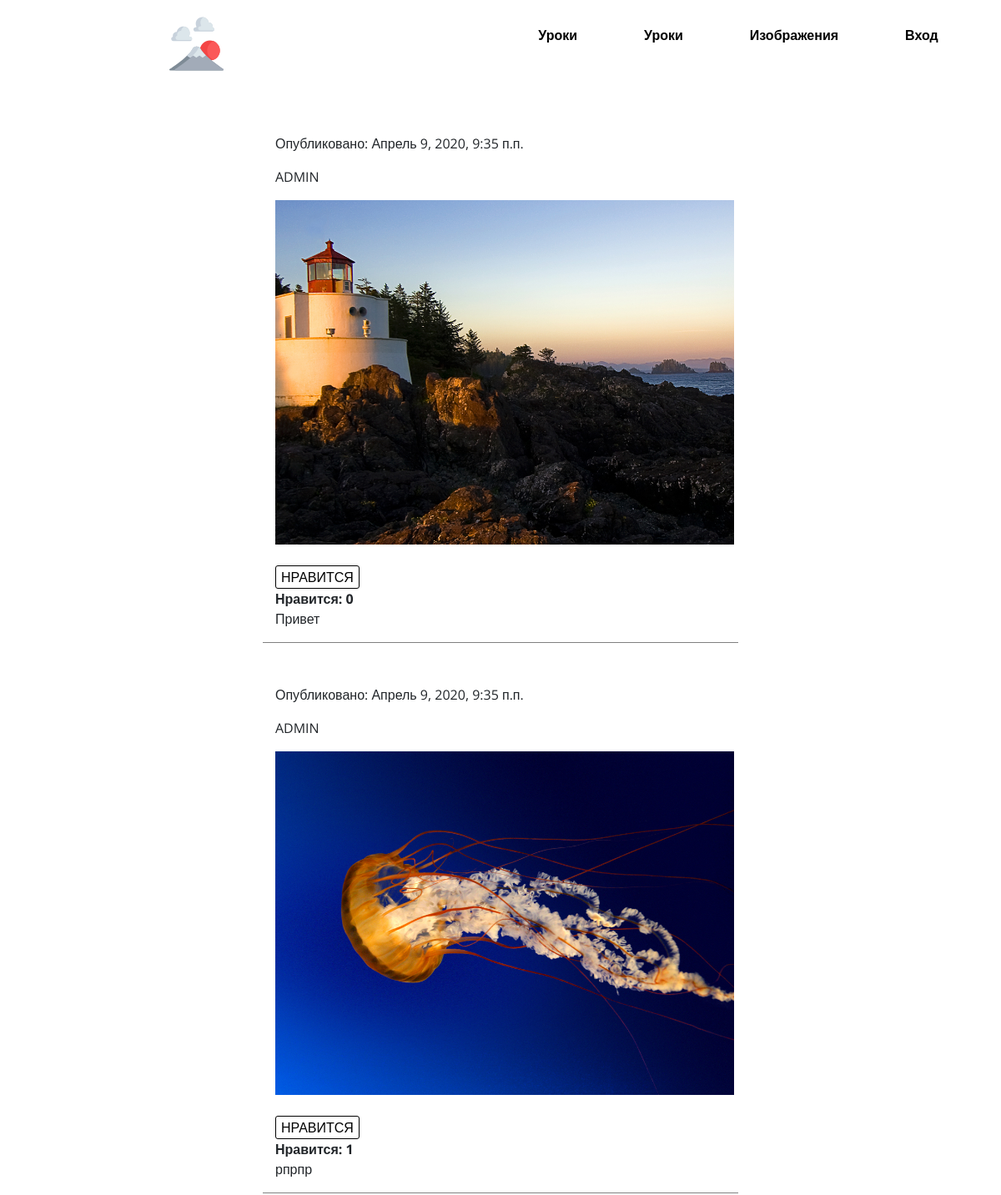
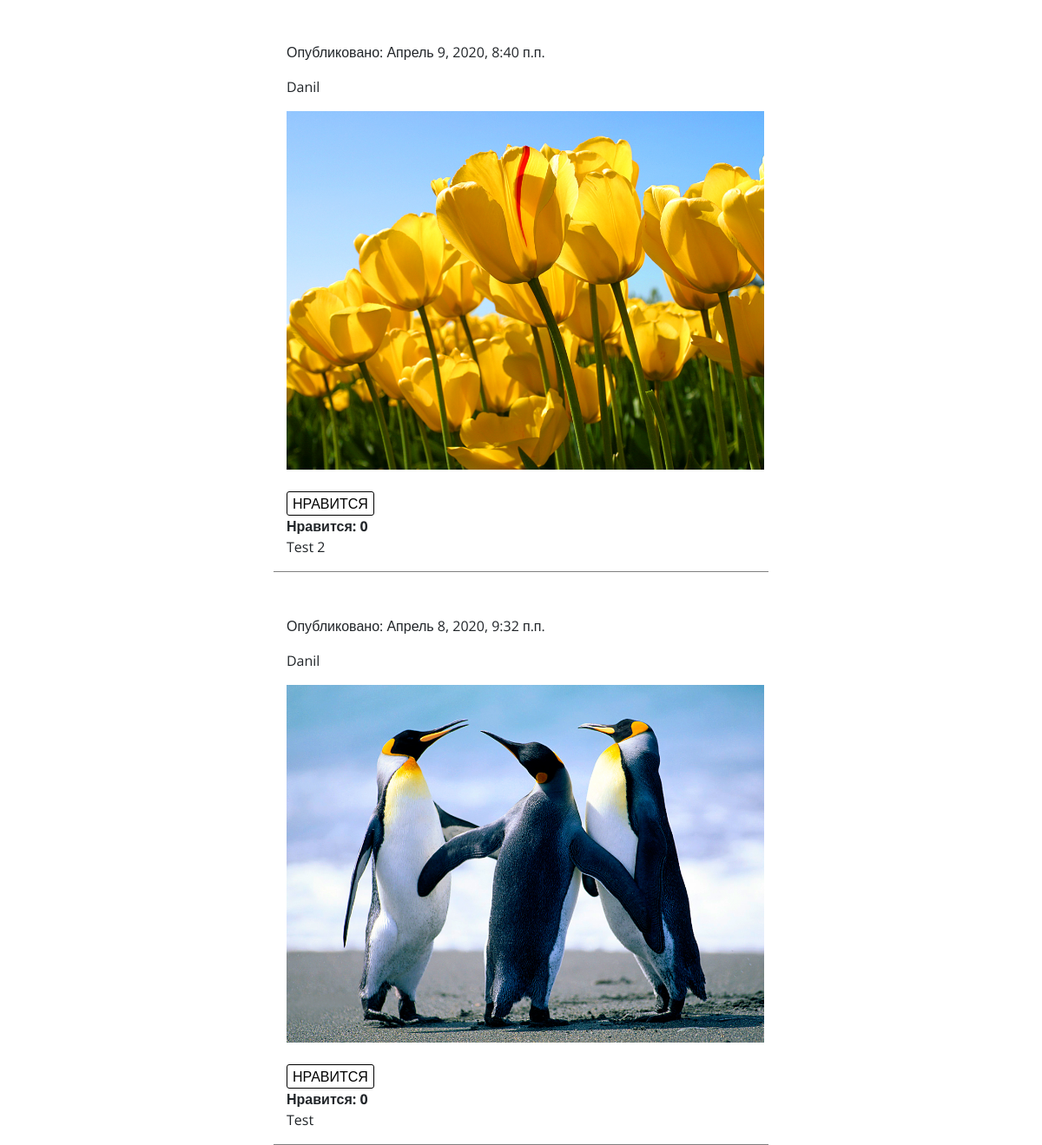
Page /pictures/ on the earlier database version (2 pictures, top to bottom).
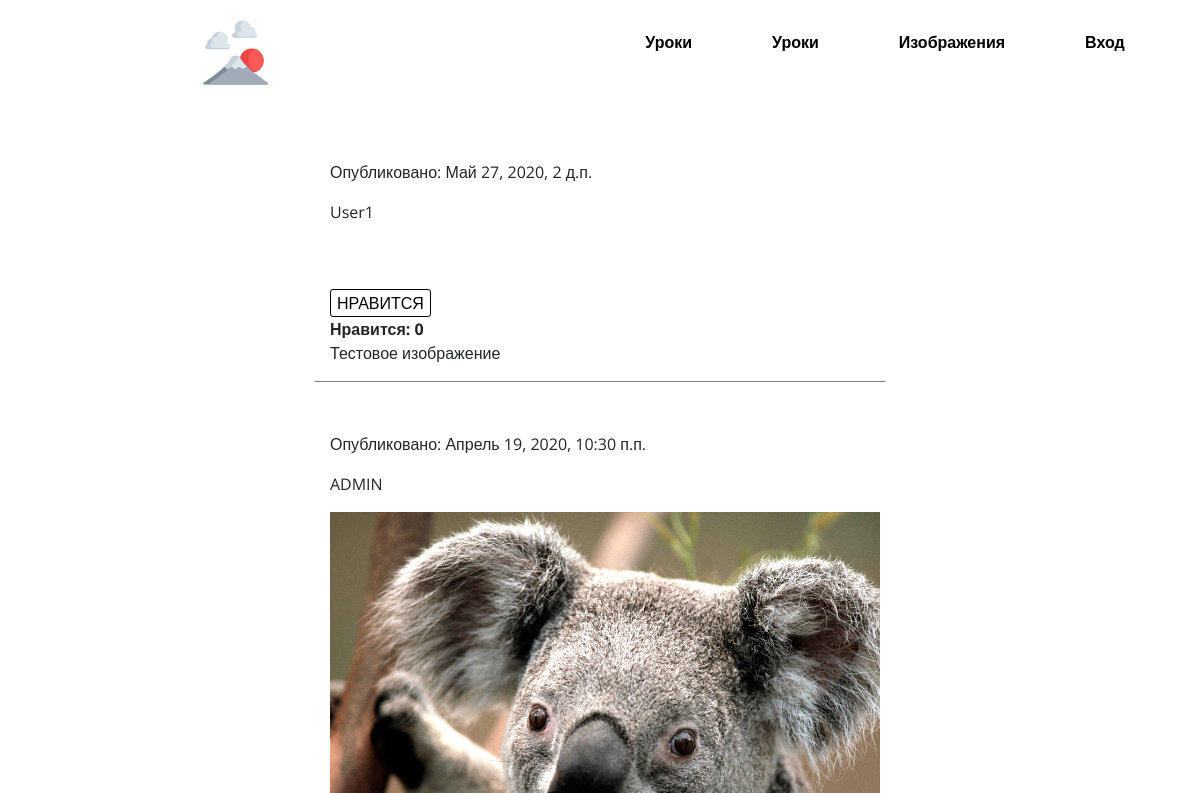
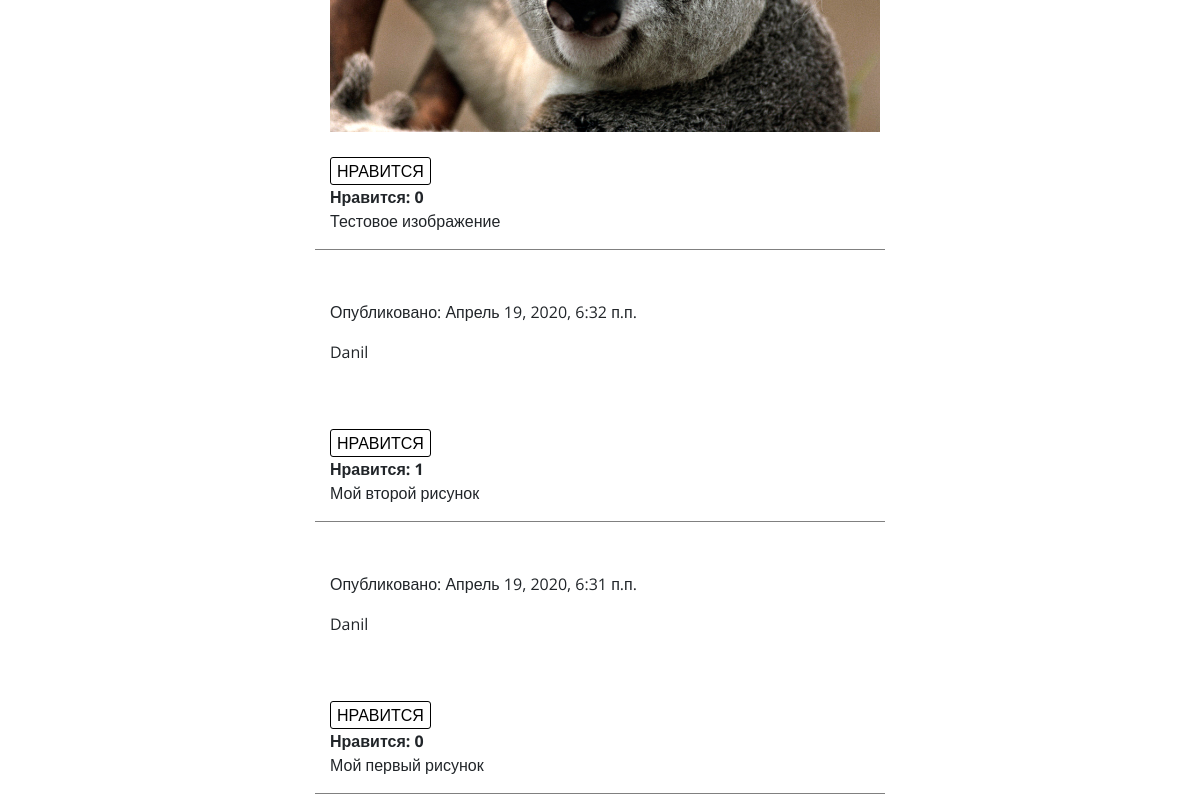
Same page on the later database version (2 pictures, top to bottom).
### painting/models.py (models this page shows, shortened)
class Pictures(models.Model):
    user = models.ForeignKey(User, on_delete=models.CASCADE, related_name='user')
    title = models.TextField()
    img = models.ImageField(upload_to="images/")
    liked = models.ManyToManyField(User, default=None, blank=True, related_name='liked')
    created_date = models.DateTimeField(default=timezone.now)
    published_date = models.DateTimeField(blank=True, null=True)
    class Meta:
        verbose_name = "Изображение"
        verbose_name_plural = "Изображения"

### painting/views.py (the view)
# urls.py: path("pictures/", views.post_list, name='post_list'),
def post_list(request):
    pictures = Pictures.objects.filter(published_date__lte=timezone.now()).order_by('-published_date')
    return render(request, "main/post_list.html", {'pictures': pictures})

### templates/main/post_list.html (shortened to what this page needs)
{% extends 'main/base.html' %}
{% block content %}
  {% for picture in pictures %}
    <div class="row justify-content-center">
      <div class="post col-xl-6 col-lg-8 col-md-10 col-sm-12 col-12" style="margin-top: 50px; border-bottom: 1px solid #808080">
        <div class="date">
          <p>Опубликовано: {{ picture.published_date }}</p>
          <p>{{ picture.user }}</p>
        </div>
        <div class="" style="margin-bottom: 25px">
          <img class="post__image" src="{{ picture.img.url }}" alt="">
        </div>
        <form action="{% url 'post_like' %}" method="POST">
          {% if user not in picture.liked.all %}
            <button type="submit" class="form__btn">Нравится</button>
          {% else %}
            <button type="submit" class="form__btn">Не нравится</button>
          {% endif %}
        </form>
        <strong>Нравится: {{ picture.liked.all.count }}</strong>
        <p>{{ picture.title }}</p>
      </div>
    </div>
  {% endfor %}
{% endblock %}

Differences in the rows shown:
removed Pictures: published_date "Апрель 9, 2020, 9:35 п.п.", user "ADMIN", img (picture), shows "НРАВИТСЯ", liked.all.count "0", title "Привет"
removed Pictures: published_date "Апрель 9, 2020, 9:35 п.п.", user "ADMIN", img (picture), shows "НРАВИТСЯ", liked.all.count "1", title "рпрпр"
removed Pictures: published_date "Апрель 9, 2020, 8:40 п.п.", user "Danil", img (picture), shows "НРАВИТСЯ", liked.all.count "0", title "Test 2"
removed Pictures: published_date "Апрель 8, 2020, 9:32 п.п.", user "Danil", img (picture), shows "НРАВИТСЯ", liked.all.count "0", title "Test"
added Pictures: published_date "Май 27, 2020, 2 д.п.", user "User1", shows "НРАВИТСЯ", liked.all.count "0", title "Тестовое изображение"
added Pictures: published_date "Апрель 19, 2020, 10:30 п.п.", user "ADMIN", img (picture), shows "НРАВИТСЯ", liked.all.count "0", title "Тестовое изображение"
added Pictures: published_date "Апрель 19, 2020, 6:32 п.п.", user "Danil", shows "НРАВИТСЯ", liked.all.count "1", title "Мой второй рисунок"
added Pictures: published_date "Апрель 19, 2020, 6:31 п.п.", user "Danil", shows "НРАВИТСЯ", liked.all.count "0", title "Мой первый рисунок"
